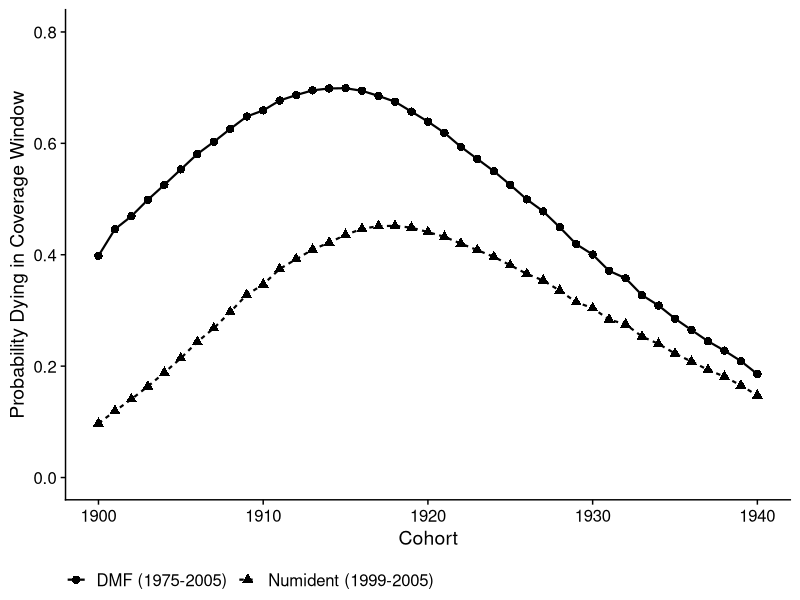

Here is the R script that generated this plot:
## ---- chunk 1
library(data.table)
library(tidyverse)
library(cowplot)
library(here)
## ---- chunk 2
hmd_mort <- fread(here("vignettes/assess_match_quality/data/cMx_1x1.txt"))

years <- 1900:1940
result <- list()

for (i in years){
  
## dying between 65 and 95 
p25_65 <- hmd_mort %>% 
  filter(Year == i) %>% 
  filter(Male != ".") %>% 
  mutate(Male = as.numeric(Male)) %>% 
  mutate(qx = Male / (1 + 0.5 * Male)) %>% 
  mutate(px = 1 - qx) %>% 
  filter(Age %in% (1975-i):(2005-i)) %>% 
  summarize(prod(px))

## dying between 25 and 65 
p35_30 <- hmd_mort %>% 
  filter(Year == i) %>% 
  filter(Male != ".") %>% 
  mutate(Male = as.numeric(Male)) %>% 
  mutate(qx = Male / (1 + 0.5 * Male)) %>% 
  mutate(px = 1 - qx) %>% 
  filter(Age %in% (1940-i):(1975-i-1)) %>% 
  summarize(prod(px))

 prob = (p35_30) * (1-p25_65)

result[[i]] <- tibble(cohort = i,
                        prop_dying = as.numeric(prob))

}
dmf <- bind_rows(result) %>% 
    mutate(dataset = "DMF (1975-2005)")

## ---- chunk 3
years <- 1900:1940
result <- list()

for (i in years){
  
## dying between 65 and 95 
p25_65 <- hmd_mort %>% 
  filter(Year == i) %>% 
  filter(Male != ".") %>% 
  mutate(Male = as.numeric(Male)) %>% 
  mutate(qx = Male / (1 + 0.5 * Male)) %>% 
  mutate(px = 1 - qx) %>% 
  filter(Age %in% (1988-i):(2005-i)) %>% 
  summarize(prod(px))

## dying between 25 and 65 
p35_30 <- hmd_mort %>% 
  filter(Year == i) %>% 
  filter(Male != ".") %>% 
  mutate(Male = as.numeric(Male)) %>% 
  mutate(qx = Male / (1 + 0.5 * Male)) %>% 
  mutate(px = 1 - qx) %>% 
  filter(Age %in% (1940-i):(1988-i-1)) %>% 
  summarize(prod(px))

 prob = (p35_30) * (1-p25_65)

result[[i]] <- tibble(cohort = i,
                        prop_dying = as.numeric(prob))

}

numident <- bind_rows(result) %>% 
  mutate(dataset = "Numident (1999-2005)")
## ---- chunk 4
write_csv(numident, here("vignettes/assess_match_quality/data/numident_death_prop.csv"))
write_csv(dmf, here("vignettes/assess_match_quality/data/dmf_death_prop.csv"))
## ---- chunk 5
prob_dying_window_plot <- dmf %>% 
  bind_rows(numident) %>% 
  ggplot(aes(x = cohort, y = prop_dying, linetype = dataset, shape = dataset)) + 
  geom_line(size = .75) + 
  geom_point(size = 2.5) + 
  theme_cowplot() + 
  labs(y = "Probability Dying in Coverage Window",
       x = "Cohort" ) + 
  ylim(0, 0.8) + 
  theme(legend.position = "bottom", legend.title = element_blank())


ggsave(prob_dying_window_plot, 
       filename = here("vignettes/assess_match_quality/figs/prob_dying_in_window.pdf"),
       height = 5, width = 7)
